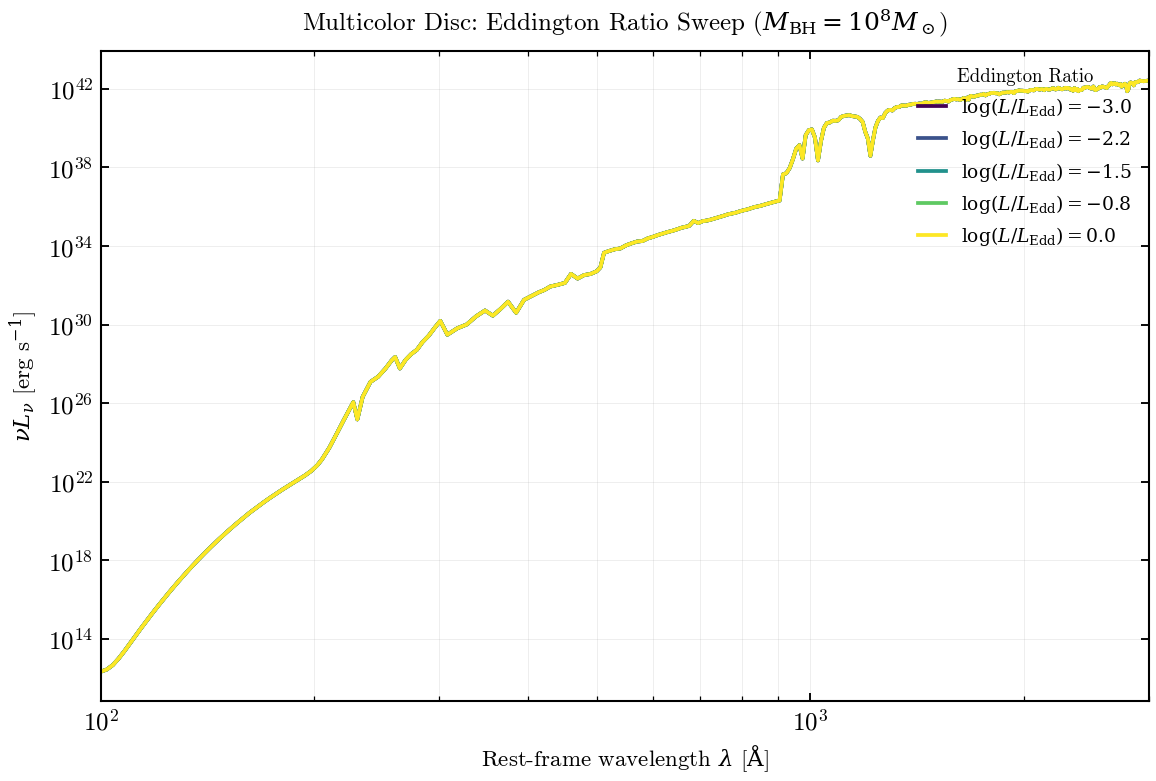

Here is the Python script that generated this plot:
"""
Eddington ratio sweep: multicolor disc thermal scaling
=======================================================

At fixed black hole mass M_BH = 10^8 M_sun, the accretion disc luminosity
and spectral shape scale with Eddington ratio λ_Edd = L_bol / L_Edd.
Here we sweep λ_Edd from 0.001 to 1.0 at five logarithmic steps and overlay
the disc continuum (100–3000 Å) to show how lower accretion rates produce
fainter discs with unchanged spectral shape (Shakura & Sunyaev 1973).

This example demonstrates:

- Bolometric luminosity constraint: L_bol = λ_Edd × L_Edd(M_BH)
- Black hole physics encoding in disc models via M_BH and λ_Edd
- Fixed spectral shape under Eddington scaling (thin-disc invariance)

**References:**

.. [1] Eddington, A. S. (1926). The internal constitution of the stars.
       Cambridge University Press.

.. [2] Shakura, N. I., & Sunyaev, R. A. (1973). Black holes in binary systems.
       Observational appearance. Astronomy and Astrophysics, 24, 337–355.
"""

import os

os.environ["TF_CPP_MIN_LOG_LEVEL"] = "2"  # suppress XLA/PjRt C++ INFO+WARNING logs

import warnings

import jax
import jax.numpy as jnp
import matplotlib as mpl
import matplotlib.pyplot as plt
import numpy as np

import tengri
from tengri.analysis.plotting import setup_style

setup_style()
warnings.filterwarnings("ignore", message=".*BakedInBackend.*")
warnings.filterwarnings("ignore", message=".*deprecated.*")

# Physical constants
LSUN = 3.828e33  # [erg s^-1]
LEDD_SUN_COEFF = 3.2e4  # L_Edd / (M_BH / M_sun) in L_sun units

# Load SSP data and construct model
ssp = tengri.load_ssp()
model = tengri.SEDModel.build(
    ssp,
    sfh={
        "type": "dpl",
        "*": tengri.FIXED,
        "tau_gyr": 3.0,
        "log_peak_sfr": 0.5,
        "alpha": 2.0,
        "beta": 2.5,
    },
    dust={"type": "two_component", "*": tengri.FIXED, "tau_diff": 0.1, "tau_bc": 0.1},
    agn={
        "type": "composable",
        "disc": {"type": "multicolor", "*": tengri.FIXED},
        "torus": {"type": "skirtor", "*": tengri.FIXED},
        "lines": {"type": "nlr", "*": tengri.FIXED},
        "*": tengri.FIXED,
    },
    redshift=tengri.Fixed(0.05),
)

# Sample baseline parameters
baseline = dict(model.spec.sample(jax.random.PRNGKey(0)))

# Eddington ratio sweep: log10(L_bol / L_Edd) from -3 to 0
log_edd_values = np.linspace(-3.0, 0.0, 5)  # λ_Edd = 0.001, 0.01, 0.1, 1.0 (and intermediate)

# Colormap setup
norm = mpl.colors.Normalize(vmin=log_edd_values.min(), vmax=log_edd_values.max())
cmap = plt.get_cmap("viridis")

# Plot setup with style control
fig, ax = plt.subplots(figsize=(8, 5.5))

# Loop over Eddington ratio values
for log_edd in log_edd_values:
    # Compute bolometric luminosity from M_BH and Eddington ratio
    # log_mbh is fixed at 8.0 (10^8 M_sun)
    # L_Edd(M_BH) = LEDD_SUN_COEFF * M_BH [M_sun] [L_sun]
    # log_lbol = log(lambda_Edd * L_Edd / L_sun)
    #          = log(lambda_Edd) + log(L_Edd / L_sun)
    #          = log_lambda_Edd + log(LEDD_SUN_COEFF * 10^log_mbh)
    log_mbh = 8.0
    log_ledd = LEDD_SUN_COEFF * (10.0**log_mbh)  # L_Edd in L_sun
    log_lbol = log_edd + np.log10(log_ledd)

    # Update parameters: set log_lbol and log_ledd, keep M_BH fixed
    params = {
        **baseline,
        "agn_log_lbol": jnp.float64(log_lbol),
        "agn_log_mbh": jnp.float64(log_mbh),
        "agn_log_ledd": jnp.float64(log_edd),
    }

    # Predict rest-frame SED
    out = model.predict_rest_sed(params)
    wave = np.asarray(out.wavelength)
    sed = np.asarray(out.sed)

    # Restrict to disc-dominated regime (100-3000 Angstrom)
    mask = (wave >= 100.0) & (wave <= 3000.0)
    wave_cut = wave[mask]
    sed_cut = sed[mask]

    # Convert to nu * L_nu for canonical SED plotting
    nu = 2.998e18 / wave_cut  # [Hz]
    nu_l_nu = nu * sed_cut

    # Plot with colormap scaled by Eddington ratio
    label = rf"$\log(L/L_{{\mathrm{{Edd}}}})={log_edd:.1f}$"
    ax.loglog(
        wave_cut,
        nu_l_nu,
        color=cmap(norm(log_edd)),
        lw=1.8,
        label=label,
    )

# Axis labels and limits
ax.set_xlim(100, 3000)
ax.set_xlabel(r"Rest-frame wavelength $\lambda$ [$\mathrm{\AA}$]", fontsize=11)
ax.set_ylabel(r"$\nu L_\nu$ [erg s$^{-1}$]", fontsize=11)
ax.set_title(
    r"Multicolor Disc: Eddington Ratio Sweep ($M_{\mathrm{BH}}=10^8 M_\odot$)",
    fontsize=12,
    pad=10,
)

# Legend
ax.legend(
    loc="upper right",
    fontsize=9,
    framealpha=0.95,
    title=r"Eddington Ratio",
    title_fontsize=9,
)

# Grid
ax.grid(alpha=0.25, which="both", linestyle="-", linewidth=0.4)

fig.tight_layout()
plt.savefig("plot_eddington_ratio_sweep.png", dpi=150, bbox_inches="tight")
plt.show()
